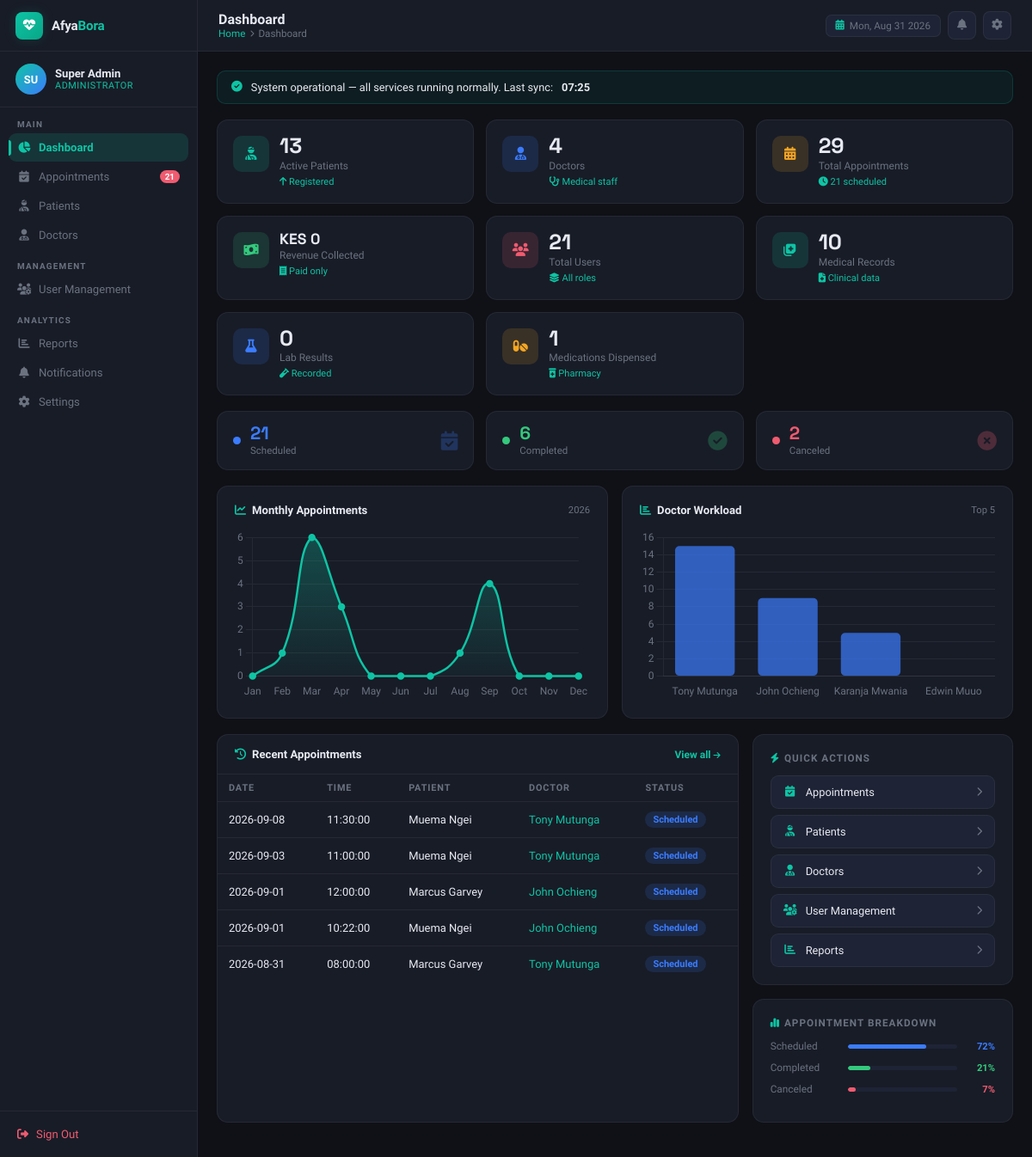
Page /admin/dashboard.php (signed in) on the committed database.
### tables this page shows
CREATE TABLE `appointments` (
  `appointment_id` int(11) NOT NULL AUTO_INCREMENT,
  `patient_id` int(11) NOT NULL,
  `doctor_id` int(11) NOT NULL,
  `appointment_date` date NOT NULL,
  `appointment_time` time NOT NULL,
  `status` enum('scheduled','completed','canceled','no_show','rescheduled') NOT NULL DEFAULT 'scheduled',
  `payment_status` enum('pending','paid') DEFAULT 'pending',
  `payment_amount` decimal(10,2) DEFAULT 500.00,
  `payment_date` timestamp NULL DEFAULT NULL,
  `payment_method` varchar(50) DEFAULT NULL,
  `payment_reference` varchar(100) DEFAULT NULL,
  `created_at` timestamp NULL DEFAULT current_timestamp(),
  `updated_at` timestamp NULL DEFAULT NULL,
  `updated_by` int(11) DEFAULT NULL,
  `reason` enum('Routine Check-up','Follow-up','New Symptoms','Chronic Condition','Other') NOT NULL,
  `additional_notes` text DEFAULT NULL,
  `appointment_duration` int(11) NOT NULL DEFAULT 30 COMMENT 'minutes',
  PRIMARY KEY (`appointment_id`),
  UNIQUE KEY `ux_doc_datetime` (`doctor_id`,`appointment_date`,`appointment_time`),
  KEY `patient_id` (`patient_id`),
  KEY `doctor_id` (`doctor_id`),
  KEY `ix_appointments_updated_by` (`updated_by`),
  CONSTRAINT `appointments_ibfk_2` FOREIGN KEY (`doctor_id`) REFERENCES `users` (`user_id`) ON DELETE CASCADE,
  CONSTRAINT `fk_appointments_patient` FOREIGN KEY (`patient_id`) REFERENCES `users` (`user_id`) ON DELETE CASCADE,
  CONSTRAINT `fk_appointments_updated_by` FOREIGN KEY (`updated_by`) REFERENCES `users` (`user_id`) ON DELETE SET NULL
);

CREATE TABLE `users` (
  `user_id` int(11) NOT NULL AUTO_INCREMENT,
  `first_name` varchar(50) DEFAULT NULL,
  `last_name` varchar(50) DEFAULT NULL,
  `full_name` varchar(101) GENERATED ALWAYS AS (concat_ws(' ',`first_name`,`last_name`)) STORED,
  `email` varchar(100) NOT NULL,
  `password_hash` varchar(255) NOT NULL,
  `phone_number` varchar(15) DEFAULT NULL,
  `role` enum('admin','doctor','patient','receptionist') NOT NULL,
  `specialization` varchar(100) DEFAULT NULL,
  `date_of_birth` date DEFAULT NULL,
  `gender` enum('male','female','other') DEFAULT NULL,
  `address` text DEFAULT NULL,
  `created_at` timestamp NULL DEFAULT current_timestamp(),
  PRIMARY KEY (`user_id`),
  UNIQUE KEY `email` (`email`)
);

### admin/dashboard.php (the view, shortened to what the rows shown need)
<?php
require_once "../config/db.php";
$recentApp = @$conn->query("
    SELECT a.appointment_date, a.appointment_time,
           u.full_name AS patient, d.full_name AS doctor, a.status
    FROM appointments a
    JOIN users     u ON a.patient_id = u.user_id
    JOIN users     d ON a.doctor_id  = d.user_id AND d.role = 'doctor'
    ORDER BY a.appointment_date DESC, a.appointment_time DESC
    LIMIT 5
");
$chartLabels = ['Jan','Feb','Mar','Apr','May','Jun','Jul','Aug','Sep','Oct','Nov','Dec'];
$chartData   = array_fill(0, 12, 0);
$cr = @$conn->query("SELECT MONTH(appointment_date) AS m, COUNT(*) AS cnt FROM appointments WHERE YEAR(appointment_date)=YEAR(CURDATE()) GROUP BY m ORDER BY m");
if ($cr) while ($row = $cr->fetch_assoc()) $chartData[(int)$row['m']-1] = (int)$row['cnt'];
$docLabels = []; $docData = [];
$dr = @$conn->query("SELECT u.full_name, COUNT(a.appointment_id) AS cnt FROM users u LEFT JOIN appointments a ON u.user_id=a.doctor_id WHERE u.role='doctor' GROUP BY u.user_id,u.full_name ORDER BY cnt DESC LIMIT 5");
if ($dr) while ($row = $dr->fetch_assoc()) { $docLabels[] = $row['full_name']; $docData[] = (int)$row['cnt']; }
?>
<!DOCTYPE html>
<html lang="en">
<head>
<link href="https://cdnjs.cloudflare.com/ajax/libs/font-awesome/6.5.0/css/all.min.css" rel="stylesheet">
</head>
<body>
<div class="main-wrap">
  <main class="page-content">
    <div class="bottom-row">
      <div class="ha-card" style="padding:0;overflow:hidden">
        <?php if($recentApp && $recentApp->num_rows>0): ?>
        <table class="ha-table">
          <thead><tr><th>Date</th><th>Time</th><th>Patient</th><th>Doctor</th><th>Status</th></tr></thead>
          <tbody>
            <?php while($r=$recentApp->fetch_assoc()): ?>
            <tr>
              <td><?=htmlspecialchars($r['appointment_date'])?></td>
              <td><?=htmlspecialchars($r['appointment_time'])?></td>
              <td style="font-weight:500"><?=htmlspecialchars($r['patient'])?></td>
              <td style="color:var(--teal)"><?=htmlspecialchars($r['doctor'])?></td>
              <td><span class="ha-badge badge-<?=strtolower($r['status'])?>"><?=ucfirst($r['status'])?></span></td>
            </tr>
            <?php endwhile; ?>
          </tbody>
        </table>
        <?php else: ?>
        <div style="padding:32px;text-align:center;color:var(--muted);font-size:.82rem"><i class="fas fa-calendar-xmark" style="font-size:1.4rem;opacity:.25;display:block;margin-bottom:8px"></i>No appointments yet.</div>
        <?php endif; ?>
      </div>
    </div>
  </main>
</div>
<script>
Chart.defaults.color='#6b7280';Chart.defaults.borderColor='rgba(255,255,255,0.06)';Chart.defaults.font.family='Plus Jakarta Sans';
const lc=document.getElementById('lineChart').getContext('2d');
const lg=lc.createLinearGradient(0,0,0,200);lg.addColorStop(0,'rgba(14,196,164,.3)');lg.addColorStop(1,'rgba(14,196,164,0)');
new Chart(lc,{type:'line',data:{labels:<?=json_encode($chartLabels)?>,datasets:[{data:<?=json_encode($chartData)?>,fill:true,backgroundColor:lg,borderColor:'#0ec4a4',borderWidth:2.5,tension:0.45,pointBackgroundColor:'#0ec4a4',pointRadius:3,pointHoverRadius:5}]},options:{responsive:true,plugins:{legend:{display:false}},scales:{x:{grid:{display:false}},y:{beginAtZero:true,ticks:{precision:0}}}}});
new Chart(document.getElementById('barChart'),{type:'bar',data:{labels:<?=json_encode($docLabels)?>,datasets:[{data:<?=json_encode($docData)?>,backgroundColor:'rgba(59,124,255,.7)',borderRadius:5,borderSkipped:false}]},options:{responsive:true,plugins:{legend:{display:false}},scales:{x:{grid:{display:false}},y:{beginAtZero:true,ticks:{precision:0}}}}});
</script>
</body>
</html>

### rows in the picture
appointments: appointment_date "2026-09-08", appointment_time "11:30:00", patient.full_name "Muema Ngei", doctor.full_name "Tony Mutunga", status "Scheduled"
appointments: appointment_date "2026-09-03", appointment_time "11:00:00", patient.full_name "Muema Ngei", doctor.full_name "Tony Mutunga", status "Scheduled"
appointments: appointment_date "2026-09-01", appointment_time "12:00:00", patient.full_name "Marcus Garvey", doctor.full_name "John Ochieng", status "Scheduled"
appointments: appointment_date "2026-09-01", appointment_time "10:22:00", patient.full_name "Muema Ngei", doctor.full_name "John Ochieng", status "Scheduled"
appointments: appointment_date "2026-08-31", appointment_time "08:00:00", patient.full_name "Marcus Garvey", doctor.full_name "Tony Mutunga", status "Scheduled"

### other values in the picture
substr($admin_name,0,2) "SU"
$admin_name "Super Admin"
$scheduled "21"
$patients "13"
$doctors "4"
$appointments "29"
$revenue "0"
$users "21"
$medRecords "10"
$labResults "0"
$dispenses "1"
$completed "6"
$canceled "2"
$sPct "72"
$cPct "21"
